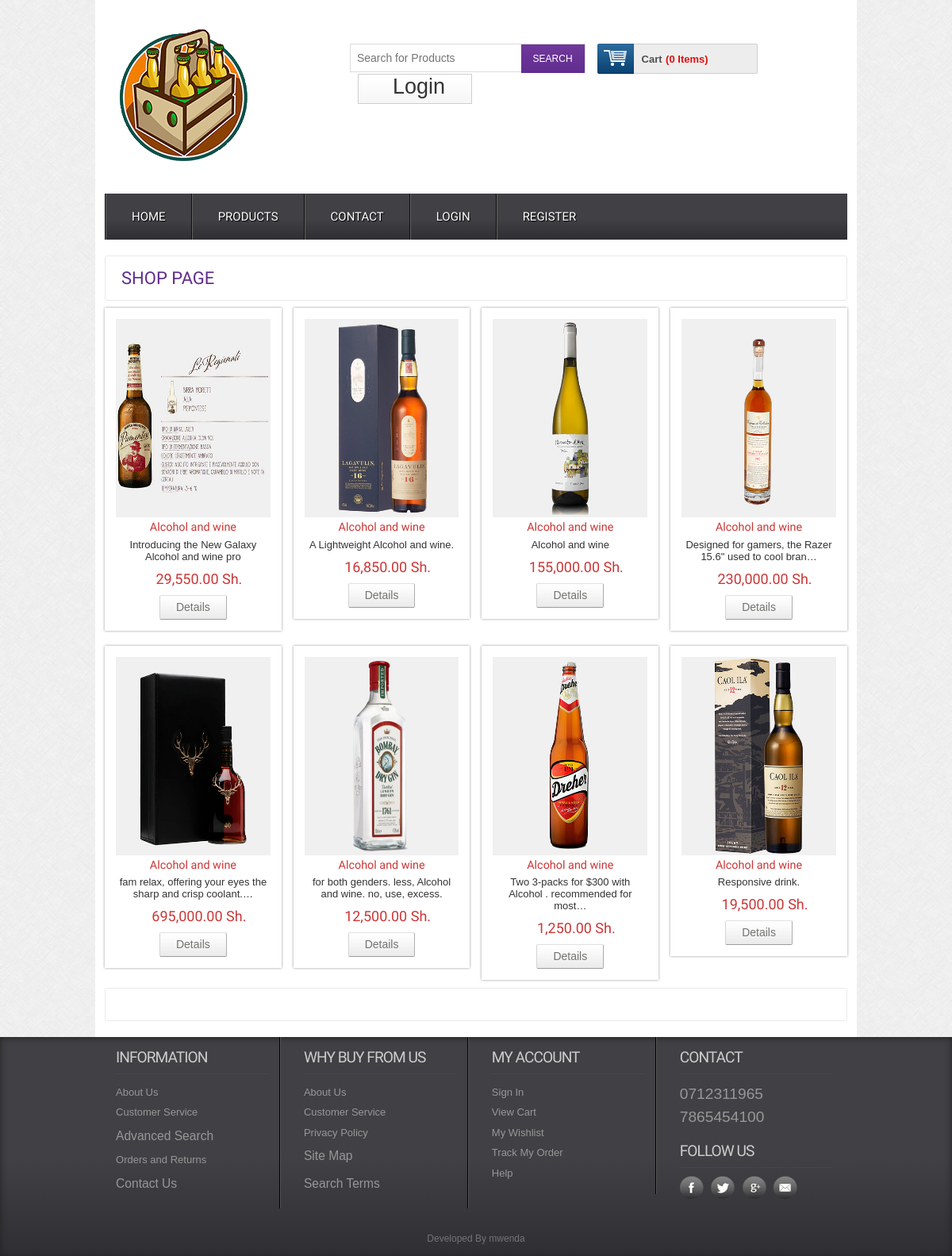
/index.php/web/product, run on the app's committed database.
### tables this page shows
CREATE TABLE `tbl_product` (
  `product_id` int(11) NOT NULL,
  `product_title` varchar(255) NOT NULL,
  `product_short_description` text NOT NULL,
  `product_long_description` text NOT NULL,
  `product_image` varchar(255) NOT NULL,
  `product_price` int(11) NOT NULL,
  `product_quantity` int(11) NOT NULL,
  `product_feature` tinyint(4) NOT NULL,
  `product_category` int(11) NOT NULL,
  `product_brand` int(11) NOT NULL,
  `product_author` int(11) NOT NULL,
  `product_view` int(11) NOT NULL DEFAULT '0',
  `published_date` timestamp NOT NULL DEFAULT CURRENT_TIMESTAMP,
  `publication_status` tinyint(4) NOT NULL
);

### application/controllers/Web.php (called while the page is built, shortened)
<?php
class Web extends CI_Controller
{
    public function product()
    {
        $this->load->library('pagination');
        $config['per_page'] = 8;
        $data                    = array();
        $data['get_all_product'] = $this->web_model->get_all_product_pagi($config['per_page'], $this->uri->segment('3'));
        $this->load->view('web/inc/header');
        $this->load->view('web/pages/product', $data);
        $this->load->view('web/inc/footer');
    }
}

### index.php (called while the page is built, shortened)
<?php
require_once BASEPATH.'core/CodeIgniter.php';

### application/models/Web_model.php (called while the page is built, shortened)
<?php
class Web_Model extends CI_Model
{
    public function get_all_product_pagi($limit,$offset)
    {
        $this->db->select('*');
        $this->db->from('tbl_product');
        $this->db->join('tbl_category', 'tbl_category.id=tbl_product.product_category');
        $this->db->join('tbl_brand', 'tbl_brand.brand_id=tbl_product.product_brand');
        $this->db->order_by('tbl_product.product_id', 'DESC');
        $this->db->where('tbl_product.publication_status', 1);
        $this->db->limit($limit,$offset);
        $info = $this->db->get();
        return $info->result();
    }
}

### application/views/web/pages/product.php (the view, shortened to what this page needs)
<div class="main">
    <div class="content">
        <div class="content_top">
            <div class="heading">
                <h3>Shop Page</h3>
            </div>
        </div>
        <?php
        $arr_chunk_product = array_chunk($get_all_product, 4);
        foreach ($arr_chunk_product as $chunk_products) {
            ?>
            <div class="section group">
                <?php foreach ($chunk_products as $single_products) { ?>
                    <div class="grid_1_of_4 images_1_of_4">
                        <a href="<?php echo base_url('single/'.$single_products->product_id);?>"><img style="width:250px;height:250px" src="<?php echo base_url('uploads/'.$single_products->product_image)?>" alt="" /></a>
                        <h2><?php echo $single_products->product_title ?></h2>
                        <p><?php echo word_limiter($single_products->product_short_description, 10) ?></p>
                        <p><span class="price"><?php echo $this->cart->format_number($single_products->product_price) ?> Sh.</span></p>
                        <div class="button"><span><a href="<?php echo base_url('single/'.$single_products->product_id);?>" class="details">Details</a></span></div>
                    </div>
                    <?php
                }
                ?>
            </div>
            <?php
        }
        ?>
        <div class="content_pagi">
        </div>
    </div>
</div>

### assets/web/css/style.css (style rules this page uses)
html, body, div, span, applet, object, iframe, h1, h2, h3, h4, h5, h6, p, blockquote, pre, a, abbr, acronym, address, big, cite, code, del, dfn, em, img, ins, kbd, q, s, samp, small, strike, strong, sub, sup, tt, var, b, u, i, dl, dt, dd, ol, nav ul, nav li, fieldset, form, label, legend, table, caption, tbody, tfoot, thead, tr, th, td, article, aside, canvas, details, embed, figure, figcaption, footer, header, hgroup, menu, nav, output, ruby, section, summary, time, mark, audio, video { margin: 0; padding: 0; border: 0; font-size: 100%; font: inherit; vertical-align: baseline; }
a { text-decoration: none; }
img { max-width: 100%; }
body { font-family: Arial, Helvetica, sans-serif; background: url(../images/body_bg3.jpg); }
.section { clear: both; padding: 0px; margin: 0px; }
.group:before, .group:after { content: ""; display: table; }
.group:after { clear: both; }
.group { zoom: 1; }
.content { padding: 20px 0; background: #fff; }
.content h2 { font-size: 23px; color: #6c6c6c; font-family: "Monda", sans-serif; }
.content_top { padding: 15px 20px; border: 1px solid #ebe8e8; border-radius: 3px; }
.heading { float: left; margin-right: 10%; }
.heading h3 { font-family: "Monda", sans-serif; font-size: 22px; color: #602d8d; text-transform: uppercase; }
.grid_1_of_4 { display: block; float: left; margin: 1% 0 1% 1.6%; box-shadow: 0px 0px 3px rgb(150, 150, 150); }
.grid_1_of_4:first-child { margin-left: 0; }
.images_1_of_4 { width: 20.8%; padding: 1.5%; text-align: center; position: relative; }
.images_1_of_4 img { max-width: 100%; }
.images_1_of_4 h2 { color: #cc3636; font-family: "Monda", sans-serif; font-size: 0.9em; font-weight: normal; }
.images_1_of_4 p { font-size: 0.8125em; padding: 0.4em 0; color: #333; }
.images_1_of_4 p span.price { font-size: 18px; font-family: "Monda", sans-serif; color: #cc3636; margin-left: 15px; }
.images_1_of_4 .button { float: left; line-height: 1.9em; margin-top: 0.3em; width: 100%; }
.images_1_of_4 .button a { padding: 7px 20px; font-size: 0.8em; }
.images_1_of_4 .button a { font-family: "Trebuchet MS", Arial, Helvetica, sans-serif; font-size: 14px; line-height: 15px; text-transform: none; color: #737370; text-decoration: none !important; background: url(../images/button-bg.png) repeat-x 0 0 #e8e8e8; display: inline-block; border-left: 1px solid #d4d4d4 !important; border-right: 1px solid #adadad !important; border-top: 1px solid #e0e0e0 !important; border-bottom: 1px solid #9c9c9c !important; cursor: pointer !important; margin: 0 2px; border-radius: 2px; -moz-border-radius: 2px; -webkit-border-radius: 2px; -webkit-transition: all 0.5s ease; -moz-transition: all 0.5s ease; -o-transition: all 0.5s ease; transition: all 0.5s ease; }

### application/views/web/pages/product.php (style rules this page uses)
.content_pagi { padding:20px;border: 1px solid #EBE8E8;border-radius: 3px; }

### data on the page
tbl_product: product_image (picture), product_title "Alcohol and wine", product_short_description "Introducing the New Galaxy Alcohol and wine pro", product_price "29,550.00"
tbl_product: product_image (picture), product_title "Alcohol and wine", product_short_description "A Lightweight Alcohol and wine.", product_price "16,850.00"
tbl_product: product_image (picture), product_title "Alcohol and wine", product_short_description "Alcohol and wine", product_price "155,000.00"
tbl_product: product_image (picture), product_title "Alcohol and wine", product_short_description "Designed for gamers, the Razer 15.6\" used to cool bran…", product_price "230,000.00"
tbl_product: product_image (picture), product_title "Alcohol and wine", product_short_description "fam relax, offering your eyes the sharp and crisp coolant.…", product_price "695,000.00"
tbl_product: product_image (picture), product_title "Alcohol and wine", product_short_description "for both genders. less, Alcohol and wine. no, use, excess.", product_price "12,500.00"
tbl_product: product_image (picture), product_title "Alcohol and wine", product_short_description "Two 3-packs for $300 with Alcohol . recommended for most…", product_price "1,250.00"
tbl_product: product_image (picture), product_title "Alcohol and wine", product_short_description "Responsive drink.", product_price "19,500.00"

### other printed values
$this->cart->total_items() "0"
$result->$para "0712311965 7865454100 Developed By mwenda"
